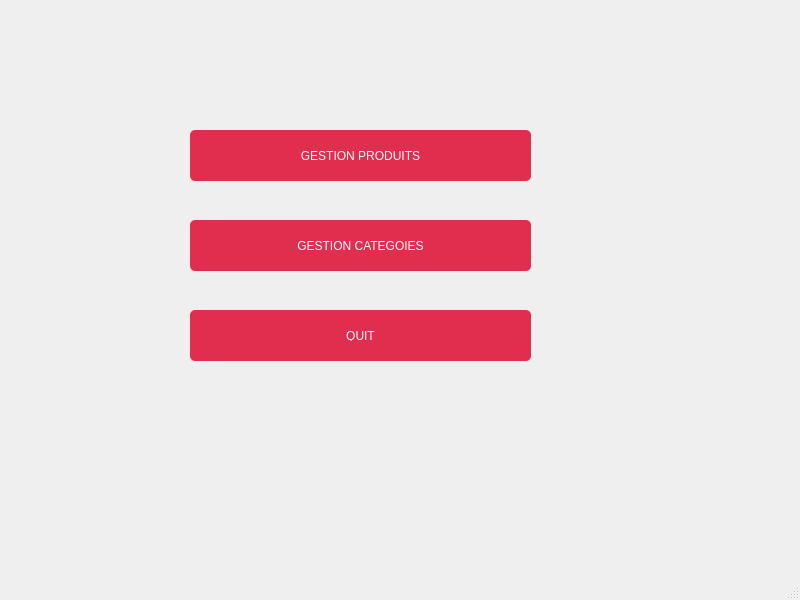
<?xml version="1.0" encoding="UTF-8"?>
<ui version="4.0">
 <class>Menu</class>
 <widget class="QMainWindow" name="Menu">
  <property name="geometry">
   <rect>
    <x>0</x>
    <y>0</y>
    <width>800</width>
    <height>600</height>
   </rect>
  </property>
  <property name="windowTitle">
   <string>Menu</string>
  </property>
  <widget class="QWidget" name="centralwidget">
   <widget class="QPushButton" name="pushButton">
    <property name="geometry">
     <rect>
      <x>190</x>
      <y>130</y>
      <width>341</width>
      <height>51</height>
     </rect>
    </property>
    <property name="styleSheet">
     <string notr="true">QPushButton {
padding: 1px;
border-style: solid;
border: 2px solid gray;
border-radius: 8px;
background-color: rgb(143, 143, 143);
border:2px solid #000;
}
QPushButton {
     color: #fff !important;
text-transform: uppercase;
text-decoration: none;
background: #e12d4e;
padding: 20px;
border-radius: 5px;
display: inline-block;
border: none;
transition: all 0.4s ease 0s;
 }
 QPushButton:hover {
     background: #434343;
letter-spacing: 1px;
-webkit-box-shadow: 0px 5px 40px -10px rgba(0,0,0,0.57);
-moz-box-shadow: 0px 5px 40px -10px rgba(0,0,0,0.57);
box-shadow: 5px 40px -10px rgba(0,0,0,0.57);
transition: all 0.4s ease 0s;
 }</string>
    </property>
    <property name="text">
     <string>GESTION PRODUITS</string>
    </property>
   </widget>
   <widget class="QPushButton" name="pushButton_2">
    <property name="geometry">
     <rect>
      <x>190</x>
      <y>220</y>
      <width>341</width>
      <height>51</height>
     </rect>
    </property>
    <property name="styleSheet">
     <string notr="true">QPushButton {
padding: 1px;
border-style: solid;
border: 2px solid gray;
border-radius: 8px;
background-color: rgb(143, 143, 143);
border:2px solid #000;
}
QPushButton {
     color: #fff !important;
text-transform: uppercase;
text-decoration: none;
background: #e12d4e;
padding: 20px;
border-radius: 5px;
display: inline-block;
border: none;
transition: all 0.4s ease 0s;
 }
 QPushButton:hover {
     background: #434343;
letter-spacing: 1px;
-webkit-box-shadow: 0px 5px 40px -10px rgba(0,0,0,0.57);
-moz-box-shadow: 0px 5px 40px -10px rgba(0,0,0,0.57);
box-shadow: 5px 40px -10px rgba(0,0,0,0.57);
transition: all 0.4s ease 0s;
 }</string>
    </property>
    <property name="text">
     <string>GESTION CATEGOIES</string>
    </property>
   </widget>
   <widget class="QPushButton" name="pushButton_3">
    <property name="geometry">
     <rect>
      <x>190</x>
      <y>310</y>
      <width>341</width>
      <height>51</height>
     </rect>
    </property>
    <property name="styleSheet">
     <string notr="true">QPushButton {
padding: 1px;
border-style: solid;
border: 2px solid gray;
border-radius: 8px;
background-color: rgb(143, 143, 143);
border:2px solid #000;
}
QPushButton {
     color: #fff !important;
text-transform: uppercase;
text-decoration: none;
background: #e12d4e;
padding: 20px;
border-radius: 5px;
display: inline-block;
border: none;
transition: all 0.4s ease 0s;
 }
 QPushButton:hover {
     background: #434343;
letter-spacing: 1px;
-webkit-box-shadow: 0px 5px 40px -10px rgba(0,0,0,0.57);
-moz-box-shadow: 0px 5px 40px -10px rgba(0,0,0,0.57);
box-shadow: 5px 40px -10px rgba(0,0,0,0.57);
transition: all 0.4s ease 0s;
 }</string>
    </property>
    <property name="text">
     <string>QUIT</string>
    </property>
   </widget>
   <widget class="QLabel" name="label">
    <property name="geometry">
     <rect>
      <x>0</x>
      <y>0</y>
      <width>801</width>
      <height>571</height>
     </rect>
    </property>
    <property name="styleSheet">
     <string notr="true">background-image: url(&quot;C:/Users/zizo_/Desktop/prj/prj/html-color-codes-color-tutorials-hero.jpg&quot;); /* The image</string>
    </property>
    <property name="text">
     <string/>
    </property>
   </widget>
   <zorder>label</zorder>
   <zorder>pushButton</zorder>
   <zorder>pushButton_2</zorder>
   <zorder>pushButton_3</zorder>
  </widget>
  <widget class="QMenuBar" name="menubar">
   <property name="geometry">
    <rect>
     <x>0</x>
     <y>0</y>
     <width>800</width>
     <height>26</height>
    </rect>
   </property>
  </widget>
  <widget class="QStatusBar" name="statusbar"/>
 </widget>
 <resources/>
 <connections/>
</ui>
